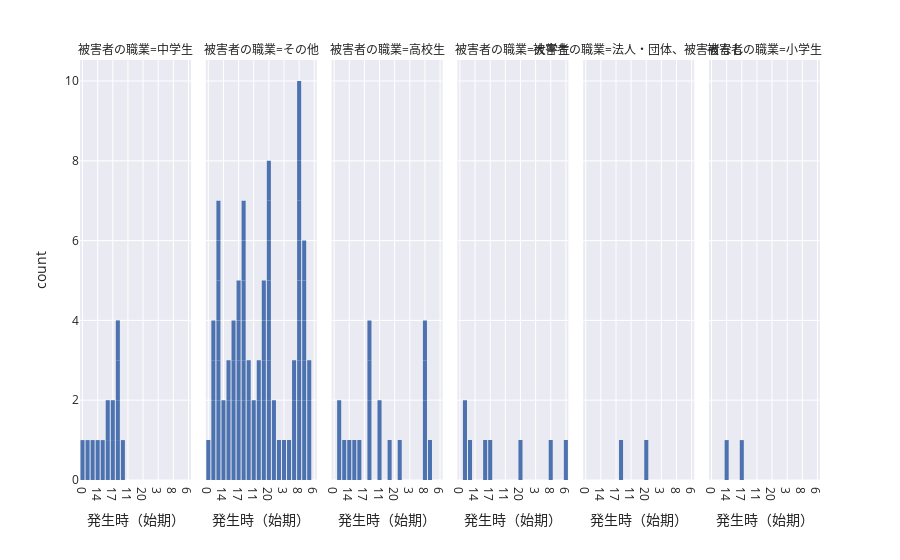

The notebook cell this image was saved under:
### Code cell
fig = px.bar(misato,
            x='発生時（始期）',
            facet_col='被害者の職業',
            template='seaborn')
fig.update_traces(
    marker_line_width=0
)
fig.update_xaxes(categoryorder='category ascending')
fig.show()

### Figure 1 — Plotly figure (JSON) as saved in the notebook; plotly's stock layout.template omitted (floating-point values rounded to 4 significant figures)
{"data": [{"alignmentgroup": "True", "hovertemplate": "被害者の職業=中学生<br>発生時（始期）=%{x}<br>count=%{y}<extra></extra>", "legendgroup": "", "marker": {"color": "rgb(76,114,176)", "line": {"width": 0}, "pattern": {"shape": ""}}, "name": "", "offsetgroup": "", "orientation": "v", "showlegend": false, "textposition": "auto", "type": "bar", "x": ["13", "17", "0", "16", "15", "17", "10", "18", "18", "18", "18", "14", "16", "22"], "xaxis": "x", "y": [1, 1, 1, 1, 1, 1, 1, 1, 1, 1, 1, 1, 1, 1], "yaxis": "y"}, {"alignmentgroup": "True", "hovertemplate": "被害者の職業=その他<br>発生時（始期）=%{x}<br>count=%{y}<extra></extra>", "legendgroup": "", "marker": {"color": "rgb(76,114,176)", "line": {"width": 0}, "pattern": {"shape": ""}}, "name": "", "offsetgroup": "", "orientation": "v", "showlegend": false, "textposition": "auto", "type": "bar", "x": ["不明", "19", "8", "19", "12", "不明", "8", "9", "16", "13", "8", "8", "20", "9", "不明", "20", "22", "8", "16", "9", "7", "18", "7", "7", "9", "19", "8", "18", "18", "13", "18", "11", "18", "20", "15", "10", "0", "10", "15", "18", "13", "10", "13", "22", "8", "20", "12", "17", "5", "17", "22", "21", "9", "17", "21", "19", "16", "20", "10", "11", "13", "3", "17", "8", "12", "13", "17", "8", "9", "14", "19", "8", "16", "20", "18", "20", "15", "20", "23", "14", "13"], "xaxis": "x2", "y": [1, 1, 1, 1, 1, 1, 1, 1, 1, 1, 1, 1, 1, 1, 1, 1, 1, 1, 1, 1, 1, 1, 1, 1, 1, 1, 1, 1, 1, 1, 1, 1, 1, 1, 1, 1, 1, 1, 1, 1, 1, 1, 1, 1, 1, 1, 1, 1, 1, 1, 1, 1, 1, 1, 1, 1, 1, 1, 1, 1, 1, 1, 1, 1, 1, 1, 1, 1, 1, 1, 1, 1, 1, 1, 1, 1, 1, 1, 1, 1, 1], "yaxis": "y2"}, {"alignmentgroup": "True", "hovertemplate": "被害者の職業=高校生<br>発生時（始期）=%{x}<br>count=%{y}<extra></extra>", "legendgroup": "", "marker": {"color": "rgb(76,114,176)", "line": {"width": 0}, "pattern": {"shape": ""}}, "name": "", "offsetgroup": "", "orientation": "v", "showlegend": false, "textposition": "auto", "type": "bar", "x": ["18", "8", "16", "8", "13", "18", "10", "14", "18", "8", "8", "11", "9", "11", "21", "18", "15", "10", "19"], "xaxis": "x3", "y": [1, 1, 1, 1, 1, 1, 1, 1, 1, 1, 1, 1, 1, 1, 1, 1, 1, 1, 1], "yaxis": "y3"}, {"alignmentgroup": "True", "hovertemplate": "被害者の職業=大学生<br>発生時（始期）=%{x}<br>count=%{y}<extra></extra>", "legendgroup": "", "marker": {"color": "rgb(76,114,176)", "line": {"width": 0}, "pattern": {"shape": ""}}, "name": "", "offsetgroup": "", "orientation": "v", "showlegend": false, "textposition": "auto", "type": "bar", "x": ["16", "17", "10", "6", "20", "10", "8", "13"], "xaxis": "x4", "y": [1, 1, 1, 1, 1, 1, 1, 1], "yaxis": "y4"}, {"alignmentgroup": "True", "hovertemplate": "被害者の職業=法人・団体、被害者なし<br>発生時（始期）=%{x}<br>count=%{y}<extra></extra>", "legendgroup": "", "marker": {"color": "rgb(76,114,176)", "line": {"width": 0}, "pattern": {"shape": ""}}, "name": "", "offsetgroup": "", "orientation": "v", "showlegend": false, "textposition": "auto", "type": "bar", "x": ["20", "18"], "xaxis": "x5", "y": [1, 1], "yaxis": "y5"}, {"alignmentgroup": "True", "hovertemplate": "被害者の職業=小学生<br>発生時（始期）=%{x}<br>count=%{y}<extra></extra>", "legendgroup": "", "marker": {"color": "rgb(76,114,176)", "line": {"width": 0}, "pattern": {"shape": ""}}, "name": "", "offsetgroup": "", "orientation": "v", "showlegend": false, "textposition": "auto", "type": "bar", "x": ["14", "17"], "xaxis": "x6", "y": [1, 1], "yaxis": "y6"}], "layout": {"annotations": [{"font": {}, "showarrow": false, "text": "被害者の職業=中学生", "x": 0.075, "xanchor": "center", "xref": "paper", "y": 1, "yanchor": "bottom", "yref": "paper"}, {"font": {}, "showarrow": false, "text": "被害者の職業=その他", "x": 0.245, "xanchor": "center", "xref": "paper", "y": 1, "yanchor": "bottom", "yref": "paper"}, {"font": {}, "showarrow": false, "text": "被害者の職業=高校生", "x": 0.415, "xanchor": "center", "xref": "paper", "y": 1, "yanchor": "bottom", "yref": "paper"}, {"font": {}, "showarrow": false, "text": "被害者の職業=大学生", "x": 0.585, "xanchor": "center", "xref": "paper", "y": 1, "yanchor": "bottom", "yref": "paper"}, {"font": {}, "showarrow": false, "text": "被害者の職業=法人・団体、被害者なし", "x": 0.755, "xanchor": "center", "xref": "paper", "y": 1, "yanchor": "bottom", "yref": "paper"}, {"font": {}, "showarrow": false, "text": "被害者の職業=小学生", "x": 0.925, "xanchor": "center", "xref": "paper", "y": 1, "yanchor": "bottom", "yref": "paper"}], "barmode": "relative", "legend": {"tracegroupgap": 0}, "margin": {"t": 60}, "xaxis": {"anchor": "y", "categoryorder": "category ascending", "domain": [0, 0.15], "title": {"text": "発生時（始期）"}}, "xaxis2": {"anchor": "y2", "categoryorder": "category ascending", "domain": [0.17, 0.32], "matches": "x", "title": {"text": "発生時（始期）"}}, "xaxis3": {"anchor": "y3", "categoryorder": "category ascending", "domain": [0.34, 0.49], "matches": "x", "title": {"text": "発生時（始期）"}}, "xaxis4": {"anchor": "y4", "categoryorder": "category ascending", "domain": [0.51, 0.66], "matches": "x", "title": {"text": "発生時（始期）"}}, "xaxis5": {"anchor": "y5", "categoryorder": "category ascending", "domain": [0.68, 0.83], "matches": "x", "title": {"text": "発生時（始期）"}}, "xaxis6": {"anchor": "y6", "categoryorder": "category ascending", "domain": [0.85, 1], "matches": "x", "title": {"text": "発生時（始期）"}}, "yaxis": {"anchor": "x", "domain": [0, 1], "title": {"text": "count"}}, "yaxis2": {"anchor": "x2", "domain": [0, 1], "matches": "y", "showticklabels": false}, "yaxis3": {"anchor": "x3", "domain": [0, 1], "matches": "y", "showticklabels": false}, "yaxis4": {"anchor": "x4", "domain": [0, 1], "matches": "y", "showticklabels": false}, "yaxis5": {"anchor": "x5", "domain": [0, 1], "matches": "y", "showticklabels": false}, "yaxis6": {"anchor": "x6", "domain": [0, 1], "matches": "y", "showticklabels": false}}}
